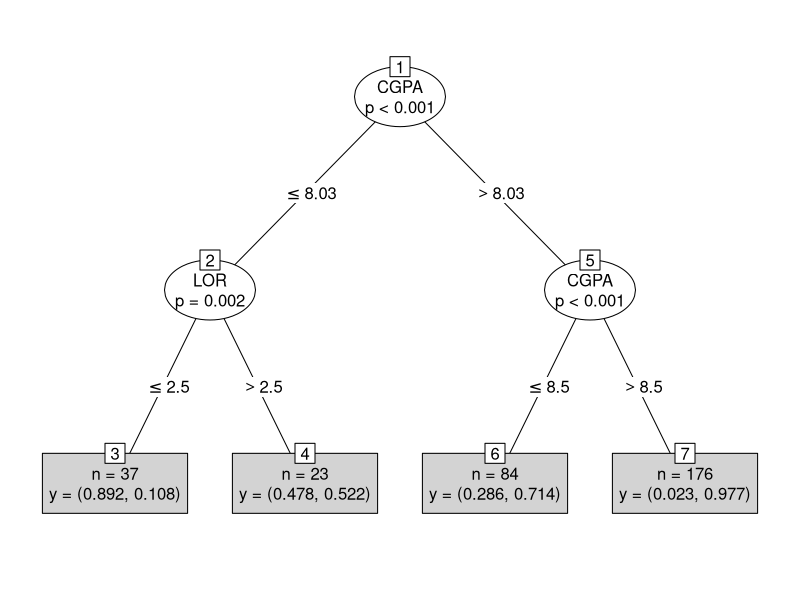
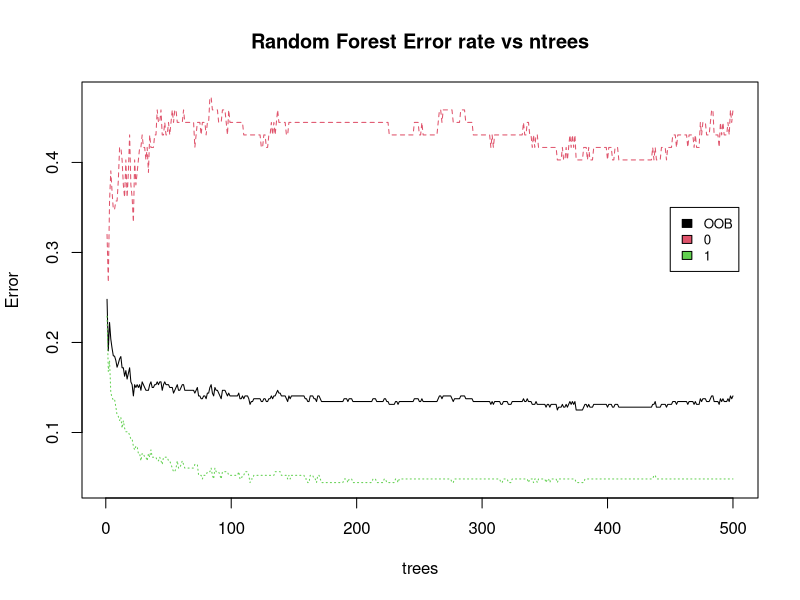
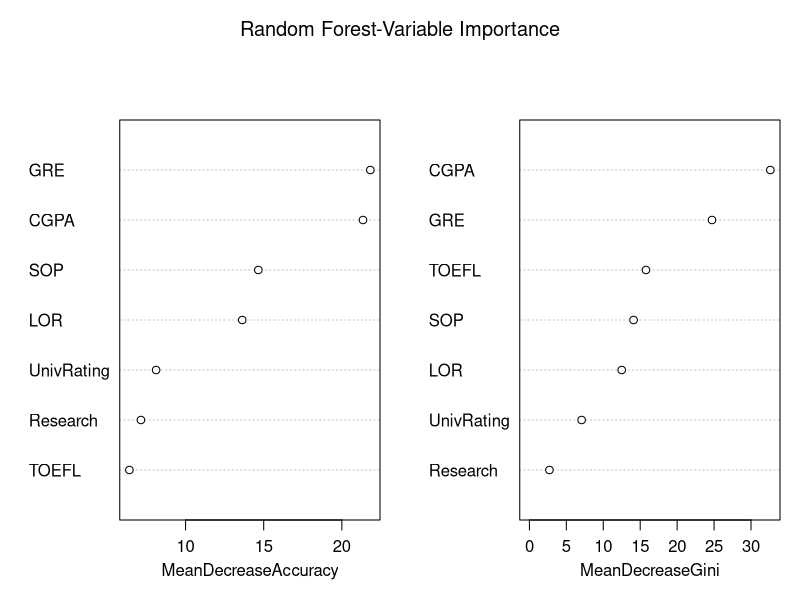
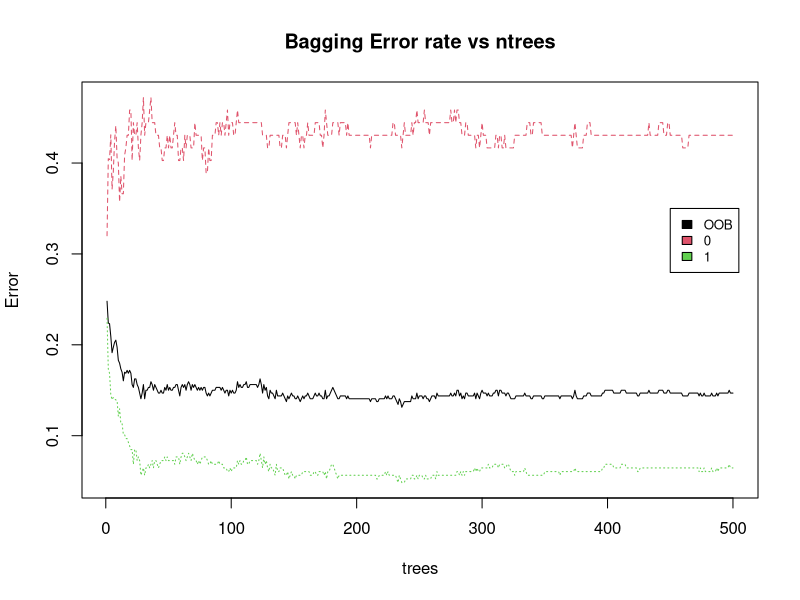
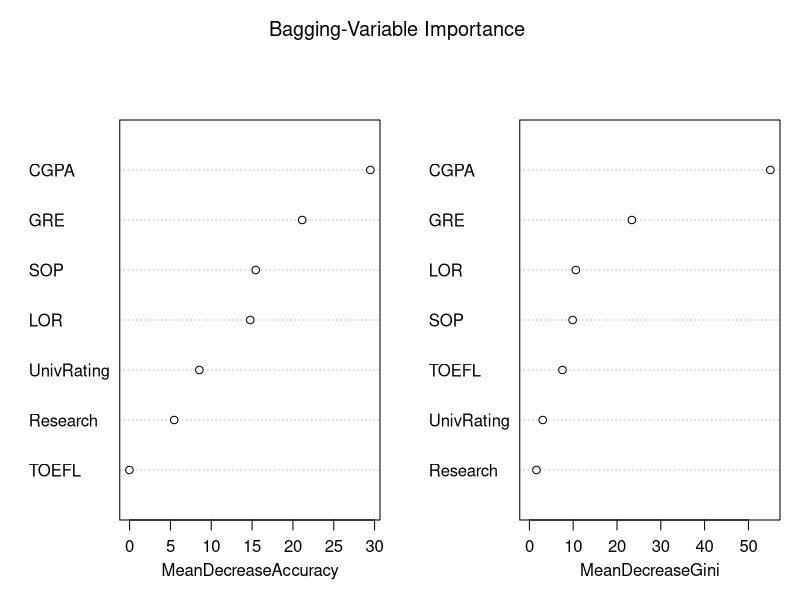

Generate these figures, in order, with R:
## ---- chunk 1
library(tidyverse)
library(party)
library(caret)
library(randomForest)
## ---- chunk 2
data <- read.csv("GraduateAdmission.csv")
data <-data[-1]
str(data)
## ---- chunk 3
data$Research <- as.factor(data$Research)
data$Admit<- as.factor(data$Admit)
data$UnivRating<- as.factor(data$UnivRating)
str(data)
## ---- chunk 4
#sum(is.na(data)) #no missing values
summary(data)
## ---- chunk 5
set.seed(7332)

Index <- createDataPartition(data$Admit,p=0.8,list=FALSE)
trdata <- data[Index,] # training data set 80%
tsdata <- data[-Index,]  # testing data set 20%
head(trdata) 
head(tsdata) 
## ---- chunk 6
set.seed(7332)
clatree <- ctree(Admit~.,trdata)
print(clatree)
## ---- chunk 7
#plot(clatree)
plot(clatree,type="simple")
## ---- chunk 8
pred_clatree <-predict(clatree, tsdata) # predict
conf_clatree<-table(Predicted=pred_clatree,Actual=tsdata$Admit) # confusion matrix
conf_clatree  # confusion matrix

### Part II v) ###
test_ercltree <- 1-sum(diag(conf_clatree))/sum(conf_clatree )  # test error rate
test_ercltree  # test error rate
1-test_ercltree


conf_clatree[2,2]/sum(conf_clatree[,2]) #sensitivity
conf_clatree[1,1]/sum(conf_clatree[,1]) #specificity
## ---- chunk 9
set.seed(7332)
clarf <- randomForest(Admit~.,trdata,importance=TRUE)  # Classification Tree Model - DEFAULT is 500 TREES, SPLIT 3 TIMES
print(clarf) 
## ---- chunk 10
plot(clarf,main="Random Forest Error rate vs ntrees" )  # Decision Tree plot with bar plot showing as predicted probablity value in the terminal node
legend(450,0.35,colnames(clarf$err.rate),col=1:3,cex=0.8,fill=1:3)
## ---- chunk 11
varImpPlot(clarf,main="Random Forest-Variable Importance" )
importance(clarf)
## ---- chunk 12
pred_clarf  <-predict(clarf , tsdata) # Predict
conf_clarf <-table(Predicted=pred_clarf ,Actual=tsdata$Admit) # confusion matrix
conf_clarf  # confusion matrix

test_erclarf <- 1-sum(diag(conf_clarf ))/sum(conf_clarf )  # test error rate
test_erclarf # test error rate
#1-test_erclarf #accuracy

conf_clarf[2,2]/sum(conf_clarf[,2]) #sensitivity
conf_clarf[1,1]/sum(conf_clarf[,1]) #specificity

### The following code gets you more than the test error rate ####
confusionMatrix(pred_clarf,tsdata$Admit,positive="1")
## ---- chunk 13
set.seed(7332)
clabag <- randomForest(Admit~.,trdata,mtry=12,importance=TRUE) 
print(clabag)
## ---- chunk 14
plot(clabag,main="Bagging Error rate vs ntrees") 
legend(450,0.35,colnames(clarf$err.rate),col=1:3,cex=0.8,fill=1:3)
## ---- chunk 15
varImpPlot(clabag, main="Bagging-Variable Importance ") 
importance(clabag)
## ---- chunk 16
pred_clabag <-predict(clabag, tsdata) # Predict
conf_clabag<-table(Predicted=pred_clabag,Actual=tsdata$Admit) # confusion matrix
conf_clabag # confusion matrix

test_erclabag <- 1-sum(diag(conf_clabag))/sum(conf_clabag)  # test error rate
test_erclabag # test error rate (MISCLASSIFICATION)

conf_clabag[2,2]/sum(conf_clabag[,2]) #sensitivity
conf_clabag[1,1]/sum(conf_clabag[,1]) #specificity

### The following code gets you more than the test error rate ####
confusionMatrix(pred_clabag,tsdata$Admit,positive="1")
## ---- chunk 17
test_hw3 <- 0.1125
  
Test_erclacomp <- data.frame(test_hw3,test_ercltree,test_erclabag ,test_erclarf)
Test_erclacomp
